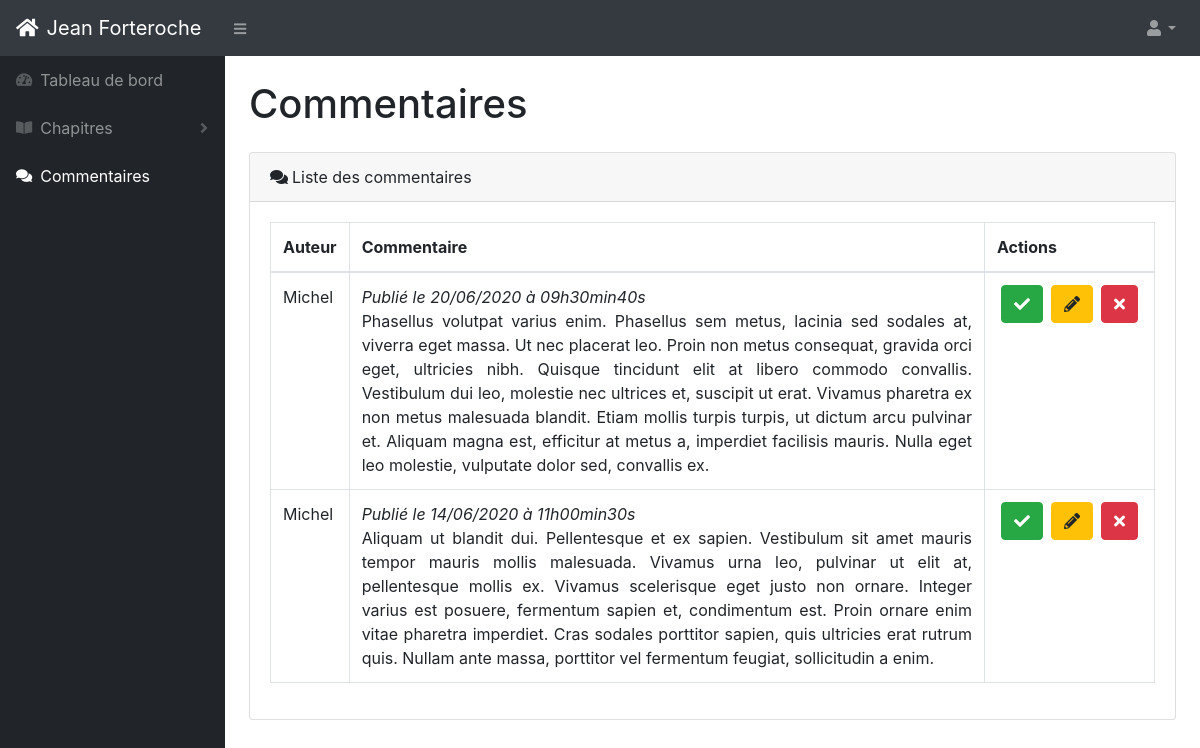
Screenshot of /index.php?action=comments (signed in) with the database file from the repository.
### tables this page shows
CREATE TABLE IF NOT EXISTS `comments` (
  `id` int(11) NOT NULL AUTO_INCREMENT,
  `post_id` int(11) NOT NULL,
  `author` varchar(255) NOT NULL,
  `author_email` varchar(320) NOT NULL,
  `comment` text NOT NULL,
  `reported` int(11) NOT NULL,
  `moderated` datetime DEFAULT NULL,
  `comment_date` datetime NOT NULL,
  PRIMARY KEY (`id`)
);

### controller/CommentController.php (called while the page is built, shortened)
<?php
require_once ('./model/CommentManager.php');
class CommentController {
    public function __construct() {
        $this->commentManager = new CommentManager();
    }
    public function getComments() {
        $comments = $this->commentManager->getComments();
        require_once('./view/backend/comments.php');
    }
}

### model/CommentManager.php (called while the page is built, shortened)
<?php
require_once ('./model/Comment.php');
class CommentManager extends Database {
    public function getComments() {
        $comments = [];
        $query = 'SELECT id, post_id, author, comment, DATE_FORMAT(comment_date, "%d/%m/%Y à %Hh%imin%ss") AS date, moderated FROM comments ORDER BY comment_date DESC';
        $db = $this->checkConnection();
        $req = $db->prepare($query);
        $req->execute();
        while ($data = $req->fetch()) {
            $comments[] = new Comment($data);
        }
        return $comments;
    }
}

### model/Model.php (called while the page is built, shortened)
<?php
class Model {
    public function hydrate(array $donnees) {
        foreach ($donnees as $key => $value) {
            $method = 'set'.ucfirst($key);
            $method = ucwords("$method", "_");
            $method = str_replace("_", "", $method);
        }
    }
}

### model/Comment.php (called while the page is built, shortened)
<?php
require_once ('./model/Model.php');
class Comment extends Model {
    protected $id;
    protected $author;
    protected $comment;
    protected $moderated;
    protected $date;
    public function Id() {
        return $this->id;
    }
    public function Author() {
        return $this->author;
    }
    public function Comment() {
        return $this->comment;
    }
    public function Moderated() {
        return $this->moderated;
    }
    public function Date() {
        return $this->date;
    }
    public function setId($id) {
        $id = (int) $id;
        if ($id > 0) {
            $this->id = $id;
        }
    }
    public function setPostId($postId) {
        $postId = (int) $postId;
    }
    public function setAuthor($author) {
        if (is_string($author)) {
            $this->author = $author;
        }
    }
    public function setComment($comment) {
        if (is_string($comment)) {
            $this->comment = $comment;
        }
    }
    public function setModerated($moderated) {
        $this->moderated = $moderated;
    }
    public function setDate($date) {
        $this->date = $date;
    }
}

### view/backend/comments.php (the view, shortened to what this page needs)
    <div id="layoutSidenav_content">
        <main>
            <div class="container-fluid">
                <h1 class="my-4">Commentaires</h1>
                <div class="card mb-4">
                    <div class="card-header">
                        <i class="fas fa-comments mr-1"></i>Liste des commentaires</div>
                    <div class="card-body">
                        <div class="table-responsive">
                            <table class="table table-bordered" id="dataTable" width="100%" cellspacing="0">
                                <?php if (empty($comments)): ?>
                                    <p>
                                        Il n'y a pas de commentaire.
                                    </p>
                                <?php else: ?>
                                    <thead>
                                        <tr>
                                            <th>Auteur</th>
                                            <th>Commentaire</th>
                                            <th>Actions</th>
                                        </tr>
                                    </thead>
                                    <tbody>
                                    <?php foreach ($comments as $comment) { ?>
                                        <tr>
                                            <td><?= htmlspecialchars($comment->author()) ?></td>
                                            <td class="text-justify">
                                                <em>Publié le <?= $comment->date() ?></em><br>
                                                <?= htmlspecialchars_decode($comment->comment()) ?>
                                            </td>
                                            <td>
                                                <div class="d-flex justify-content-center">
                                                    <?php if($comment->moderated() == NULL): ?>
                                                        <a class="btn btn-success mx-1" href="index.php?action=approveComment&amp;id=<?= htmlspecialchars($comment->id()) ?>" title="Approuver">
                                                            <i class="fas fa-check"></i>
                                                        </a>
                                                    <?php endif; ?>
                                                    <a class="btn btn-warning mx-1" href="index.php?action=displayUpdateComment&amp;id=<?= htmlspecialchars($comment->id()) ?>" title="Modifier">
                                                        <i class="fas fa-pencil-alt"></i>
                                                    </a>
                                                    <a class="btn btn-danger mx-1" href="index.php?action=deleteComment&amp;id=<?= htmlspecialchars($comment->id()) ?>" title="Supprimer">
                                                        <i class="fas fa-times"></i>
                                                    </a>
                                                </div>
                                            </td>
                                        </tr>
                                    <?php } ?>
                                    </tbody>
                                <?php endif; ?>
                            </table>
                        </div>
                    </div>
                </div>
            </div>
        </main>
    </div>
</div>
<?php require('template.php'); ?>

### rows the page displays
comments: author "Michel", date "20/06/2020 à 09h30min40s", comment "Phasellus volutpat varius enim. Phasellus sem metus, lacinia sed sodales at, viverra eget massa. Ut nec placerat leo. Proin non metus consequat, gravida orci eget, ultricies nibh. Quisque tincidunt elit at libero commodo convallis. Vestibulum dui leo, molestie nec ultrices et, suscipit ut erat. Vivamus pharetra ex non metus malesuada blandit. Etiam mollis turpis turpis, ut dictum arcu pulvinar et. Aliquam magna est, efficitur at metus a, imperdiet facilisis mauris. Nulla eget leo molestie, vulputate dolor sed, convallis ex."
comments: author "Michel", date "14/06/2020 à 11h00min30s", comment "Aliquam ut blandit dui. Pellentesque et ex sapien. Vestibulum sit amet mauris tempor mauris mollis malesuada. Vivamus urna leo, pulvinar ut elit at, pellentesque mollis ex. Vivamus scelerisque eget justo non ornare. Integer varius est posuere, fermentum sapien et, condimentum est. Proin ornare enim vitae pharetra imperdiet. Cras sodales porttitor sapien, quis ultricies erat rutrum quis. Nullam ante massa, porttitor vel fermentum feugiat, sollicitudin a enim."
